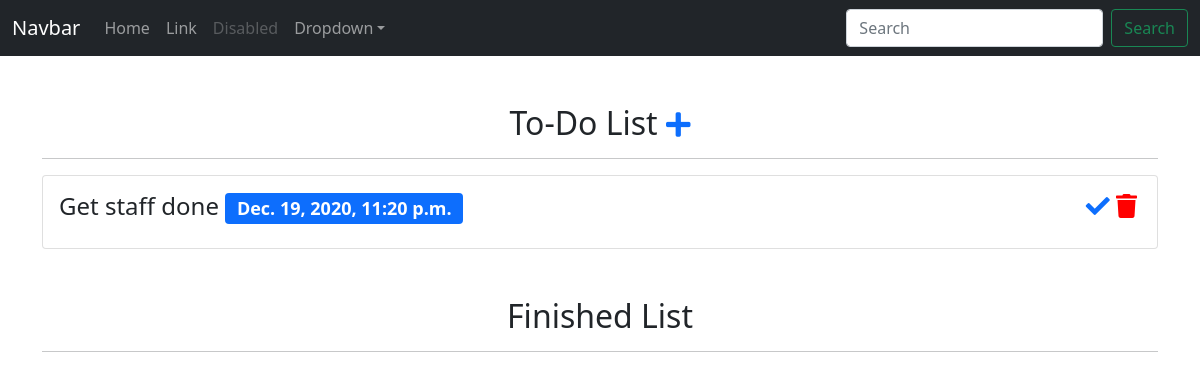
The app's page /, older data.
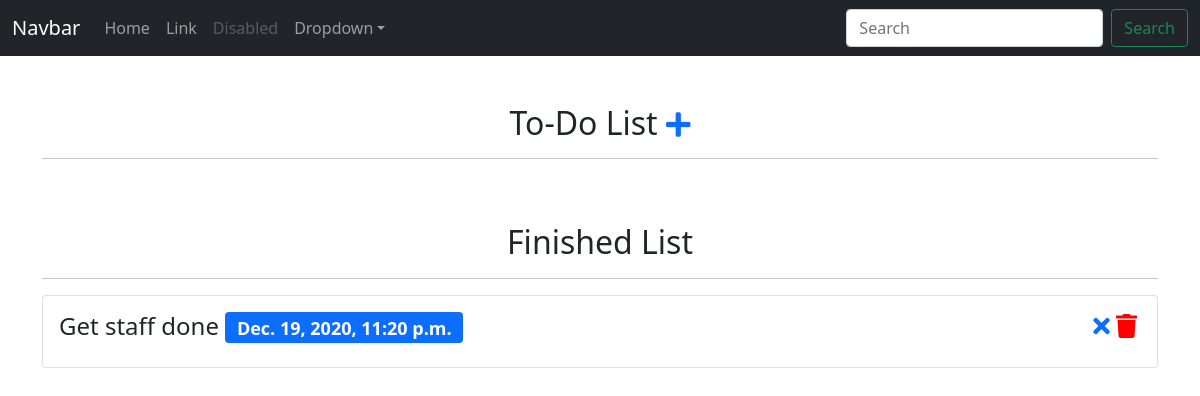
The same page, newer data.
### notes/models.py (models this page shows, shortened)
class Note(models.Model):
    title = models.CharField(max_length=100)
    due_date = models.DateTimeField()
    label = models.CharField(choices=LABEL_CHOICES, max_length=2)
    finished = models.BooleanField(default=False)
    def get_finish_item_url(self):
        return reverse("finish-note-item", kwargs={
            'id': self.id
        })
    def get_recover_item_url(self):
        return reverse("recover-note-item", kwargs={
            'id': self.id
        })
    def get_delete_item_url(self):
        return reverse("delete-note-item", kwargs={
            'id': self.id
        })

### notes/views.py (the view)
# urls.py: path('', note_list_view, name='note-list'),
def note_list_view(request):
    form = NoteModelForm()
    if request.method == "POST":
        form = NoteModelForm(request.POST)
        if form.is_valid():
            form.save()
            return redirect('note-list')
    to_do_list = Note.objects.filter(finished=False)
    finished_list = Note.objects.filter(finished=True)
    context = {
        'to_do_list': to_do_list,
        'finished_list': finished_list,
        'form': form
    }
    return render(request, "note_list.html", context)

### notes/forms.py
class NoteModelForm(forms.ModelForm):
    class Meta:
        model = Note
        fields = ('title', 'due_date', 'label')

### templates/note_list.html (shortened to what this page needs)
{% extends "base.html" %}
{% block content %}
    <div class="text-center mt-5">
      <h2>To-Do List
        <a data-bs-toggle="collapse" href="#collapseExample" role="button" aria-expanded="false" aria-controls="collapseExample">
          <i class="fas fa-plus fa-sm"></i>
        </a>
      </h2>
    </div>
    <hr />
    <div class="row">
      {% for note in to_do_list %}
      <div class="col-12">
        {% include "note_snippet.html" with note_snippet_var=note type="DELETE" %}
      </div>
      {% endfor %}
    </div>
    <div class="text-center mt-5">
      <h2>Finished List</h2>
    </div>
    <hr />
    <div class="row">
      {% for note in finished_list %}
      <div class="col-12">
        {% include "note_snippet.html" with note_snippet_var=note type="ADD" %}
      </div>
      {% endfor %}
    </div>
{% endblock %}

### templates/note_snippet.html (shortened to what this page needs)
<div class="card">
  <div class="card-body">
    <h4>
      {{ note_snippet_var.title }}
      <span class="badge bg-{{ note.get_label_display }}">
      {{ note_snippet_var.due_date }}
      </span>
      <span class="icons">
        {% if type == "DELETE" %}
          <a href="{{ note_snippet_var.get_finish_item_url }}"><i class="fas fa-check"></i></a>
        {% else %}
          <a href="{{ note_snippet_var.get_recover_item_url }}"><i class="fas fa-times"></i></a>
        {% endif %}
        <a href="{{ note_snippet_var.get_delete_item_url }}"><i class="fas fa-trash" style="color: red"></i></a>
      </span>
    </h4>
  </div>
</div>

Row changes from the older to the newer data that the page shows:
changed Note "Get staff done": moves from the list under "To-Do List" to the list under "Finished List"
